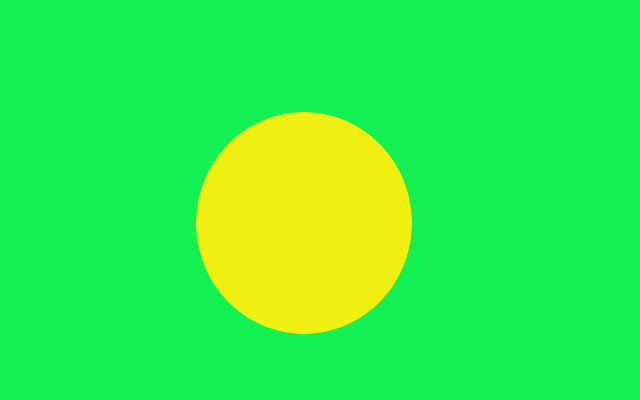
//> input picture code/assets/simple.png, 640 x 400 px
$ ./main ../assets/simple.png ../assets/simple.png out.png   (built with g++ and OpenCV 4)
//> lines starting //> are read from the running program, lines starting //| are printed output that depends on the picture
#include <opencv2/opencv.hpp>
#include <fstream>
#include <vector>
#include <queue>

using namespace cv;
using namespace std;


/*
 * COMP 6651 P#1: Vigneswar Mourouguessin
 *
 */


int Threshold = 0.5;
int c;
bool Marker = false;
int max_val = 3000000;
ofstream output("output.txt");

struct axis {
  int x_axis;
  int y_axis;
  string type;

};


//Add vector weights to paths
void Add_val_cost(vector<vector<pair<int, int> > > &adj, int row, int col, int value) {

    int counter=0;
    vector<pair<int,int> >  &vec = adj.at(row);
    bool flag=false;

    if(value == 3)
    {
    ::c++;
    }
    vec.push_back(make_pair(col,value));
    counter++;

}


//Setting Foreground weights
void setForeGround(vector < int > &src,vector<axis> &ForeGround,int width,vector< vector<pair<int,int> > > &adj,int Pixel_count)
{
  int vals=0;
  int position=1;
  for (int index = 0; index < ForeGround.size() ; ++index)
  {
      vals=0;
      vals=(ForeGround.at(index).y_axis*width)+(ForeGround.at(index).x_axis)+position;
      src.push_back(vals);
      Add_val_cost(adj,vals,Pixel_count-1,3000000);
  }
 }

//Setting Background weights
void setBackground(vector < int > &des,vector<axis> &Background,int width,vector< vector<pair<int,int> > > &adj,int Pixel_count)
{
  int vals=0;
  int position=1;
  for (int index = 0; index < Background.size() ; ++index)
  {
    vals=0;
    vals=(Background.at(index).y_axis*width)+(Background.at(index).x_axis)+position;
    des.push_back(vals);
    Add_val_cost(adj,0,vals,3000000);
  }
}

//Finding Match
// [42 lines left out: functions find_Val, Reset_vector, Add_Source, not called in this run]

//Resting Queue
void Empty_queue(queue<int> &queue)
{
    while (!queue.empty()) {
        queue.pop();
      }

}

//Update Values
// [50 lines left out: functions update_Val, print_vector, Pixelcount, not called in this run]

//finding Route
bool Search_route(vector<vector<pair<int,int> > > &rAdj, int source, int target, int *parent, int V,Mat &out) {

    bool *Rechable= new bool[V]();
    queue<int> Vqueue;
    int temp;
    int f,item,queue_C;
    vector<pair<int,int> > vectorPairs;
    pair<int,int> pairs;
    queue<int> Search_queue;
    Vqueue.push(source);
    Rechable[source] = true;
    parent[source] = -1;


    if(!(::Marker))
   {
    while (!Vqueue.empty())
    {
        item = Vqueue.front();
        Vqueue.pop();
        vectorPairs = rAdj.at(item);

        for (int i=0; i<vectorPairs.size(); i++)
        {
            pairs = vectorPairs.at(i);
            f= pairs.first;
            Search_queue.push(f);

            if(!Rechable[f])
              {
                 temp = find_Val(rAdj,item,f,out);
		    if (temp > 0)
		    {
		        parent[f] = item;
		        Rechable[f] = true;
		        Vqueue.push(f);
		        queue_C++;
		    }
             }
        }

        if(Rechable[target])
            break;
    }

  }
    Empty_queue(Search_queue);
    return Rechable[target];
}

//Finding min
// [42 lines left out: functions getMinval, Update_Residual, not called in this run]


//Coloring Output
void Set_Out_Image(int V,Mat &out,bool *Rechable)
{

    int x_axis, y_axis;
    int width = out.cols;
    int bcount=0,fcount=0;

    for (int index = 1; index < V; ++index)
    {
        x_axis = (index-1) / width;
        y_axis = (index-1) % width;

	    if (Rechable[index] == true)
	    {
	    //BackGround b-g-r
	    Vec3b v1;
	    v1[0] = 0;
	    v1[1] = 0;
	    v1[2] = 0;
	    bcount++;
	    out.at<Vec3b>(x_axis, y_axis) = v1;
	    }
	    else
	    {
	    //ForeGround b-g-r
	    Vec3b v2;
	    v2[0] = 255;
	    v2[1] = 255;
	    v2[2] = 255;
	    fcount++;
	    out.at<Vec3b>(x_axis, y_axis) = v2;
	    }
    }

}


//finding Max
// [14 lines left out: function FindMax, not called in this run]


//Perform Operations
void Compute(vector<vector<pair<int,int> > > &adj, int source, int sink, int V, Mat &out)
{
    int u, v,temp;
    int count = 0;
    vector<vector<pair<int,int> > > rAdj(adj);
    int *route = new int[V];
    int Value=0;
    int queue_C=0;

    bool *Rechable = new bool[V]();
    queue<int> Vqueue;
    int item,f;
    vector<pair<int,int> > vectorPairs;
    pair<int,int> Vpair;
    queue<int> Search_queue;

    if(::Marker)
    {
     //Inside Search route
      while ( ::Marker )
     {
        ::Marker = false;

        while (Search_route(rAdj, source, sink, route, V,out))
        {

        int min_val = ::max_val;
        for (v = sink; v != source; v = route[v])
        {
            u = route[v];
            temp= find_Val(adj,u,v,out);
            min_val = getMinval(min_val, temp,count);

        }

	Update_Residual(sink,source,route,min_val,rAdj,count,out);
	count++;
        ::Marker=true;
      }
    }

 //Finding Reachable elements
    Vqueue.push(source);
    Rechable[source] = true;

   if(!(::Marker))
   {
    while (!Vqueue.empty())
    {

        item = Vqueue.front();
        Vqueue.pop();
        vectorPairs = rAdj.at(item);

        for (int i=0; i<vectorPairs.size(); i++)
        {
            Vpair = vectorPairs.at(i);
            f= Vpair.first;
            Search_queue.push(f);

           if(!Rechable[f] )
           {
               temp = find_Val(rAdj,item,f,out) ;

            if (temp> 0)
             {

                Rechable[f] = true;
                Vqueue.push(f);
                queue_C++;
            }
          }
       }
     }

    }

    //Setting Output
    Set_Out_Image(V,out,Rechable);

    //reset values
    delete route;
    Empty_queue(Vqueue);
    delete Rechable;
    Empty_queue(Search_queue);
    return;
  }

}


//assign weights
void check_level(int out,int pixel,int pixel2,vector< vector<pair<int,int> > > &adj)
{
  if(out==(::Threshold))
    {
    Add_val_cost(adj,pixel,pixel2,3000000);
    }
   else
     {
   Add_val_cost(adj,pixel,pixel2,3);
      }
}


void UpdateWeights(vector<vector<pair<int,int> > > &adj, int height, int width, Mat &Blur)
{

    int position =1;
    int counter = 0;
    int Pixel_count = height*width ;

    for (int i = 0; i < height; i++)
     {
     for (int j = 0; j < width; j++)
     {
      int pixel = position + i * width + j ;
      int pixel2=0;
      counter++;

      //check pixelleft
      if(j-1>=0)
      {
        //output<< "Inside left---";
        pixel2 = position+(i * width + (j - 1));
        int out = (Blur.at<uchar>(i,j) - Blur.at<uchar>(i, j-1));
        check_level(out,pixel, pixel2 ,adj);
      }

      //check pixelright
      if(j+1<width)
      {
        //output<< "Inside right---";
        pixel2= position + (i * width + (j + 1));
        int out = (Blur.at<uchar>(i,j) - Blur.at<uchar>(i, j+1));
        check_level(out,pixel, pixel2 ,adj);
      }

      //check pixeltop
      if(i-1>=0)
      {  // output<< "Inside top---";
      	pixel2= position+((i - 1) * width + j);
      	int out = (Blur.at<uchar>(i,j) - Blur.at<uchar>(i-1, j));
        check_level(out,pixel, pixel2 ,adj);
      }

      //check piextbottom
      if(i+1<height)
      {
        //output<< "Inside bottom---";
        pixel2= position+((i + 1) * width + j);
        int out = (Blur.at<uchar>(i,j) - Blur.at<uchar>(i+1, j));
        check_level(out,pixel, pixel2 ,adj);
      }

   }

   }

}


//Storing values from Config
// [19 lines left out: function getInput, not called in this run]


int main(int argc, char **argv) {


    if (argc != 4) {
        cout << "Usage: ../seg input_image initialization_file output_mask" << endl;
        return -1;
    }

    // Load the input image
    Mat in_image;
    in_image = imread(argv[1]/*, CV_LOAD_IMAGE_COLOR*/);
//> in_image is the input picture: 400 rows x 640 cols, CV_8UC3; mean B, G, R 71.8, 240.6, 50.7

    if (!in_image.data) {
        cout << "Could not load input image!!!" << endl;
        return -1;
    }

    if (in_image.channels() != 3) {
        cout << "Image does not have 3 channels!!! " << in_image.depth() << endl;
        return -1;
    }

    // the output image
    Mat out_image = in_image.clone();

    ifstream f(argv[2]);
    if (!f) {
        cout << "Could not load initial mask file!!!" << endl;
        return -1;
    }

    int width = in_image.cols;
//> width = 640
    int height = in_image.rows;
//> height = 400
    vector < int > src;
    vector < int > des;
    int Pixel_count = (height * width)+2;
//> Pixel_count = 256002

    //reading config file
    int n;
    f>>n;
//> n = 0
    int source =0;
    int sink =Pixel_count-1;
//> sink = 256001
    vector< vector<pair<int,int> > > adj(Pixel_count);
    Mat output(in_image.rows, in_image.cols, in_image.type());
   //setting image markers
    vector<axis> ForeGround;
    vector<axis> Background;

   // get the initil pixels
    for(int i=0;i<n;++i){
        int x, y, t;
        f>>x>>y>>t;

        if(x<0 || x>=width || y<0 || y>=height){
            cout<<"Invalid pixel mask!"<<endl;
            return -1;
        }

        getInput(x,y,ForeGround,Background,t);

    }
//> this loop made 0 passes
//> after the loop, ForeGround = 0 items; Background = 0 items

    //Convert Image to Gray
    int ddepth = CV_16S;
    Mat Blur, gray;
    Mat srcc, src_gray;
    srcc = in_image.clone();
    cvtColor(srcc, src_gray, CV_BGR2GRAY);
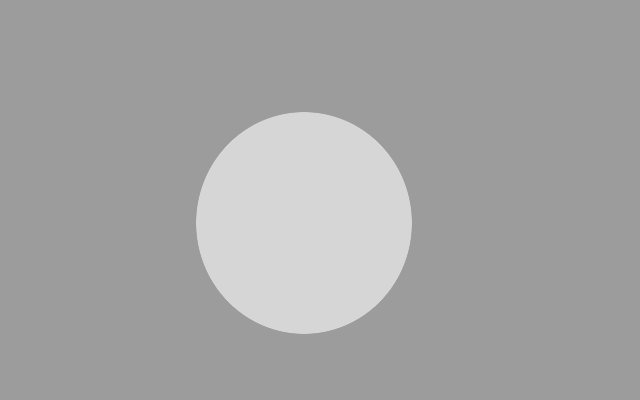
//> src_gray: 400 rows x 640 cols, CV_8UC1; min 156, max 214, mean 164.5
    cvtColor(in_image, gray, CV_BGR2GRAY);
    Mat _x, _y;
    Mat abs__x, abs__y;
    Sobel(src_gray, _x, ddepth, 1, 0, 3, 1, 0, BORDER_DEFAULT);
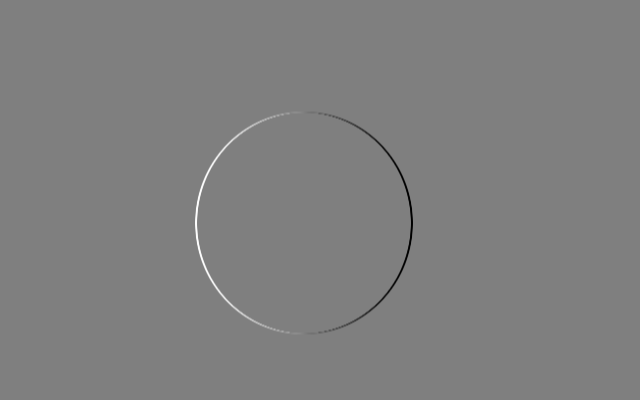
//> _x: 400 rows x 640 cols, CV_16SC1; min -232, max 232, mean 0; drawn with min black and max white
    Sobel(src_gray, _y, ddepth, 0, 1, 3, 1, 0, BORDER_DEFAULT);
    convertScaleAbs(_x, abs__x);
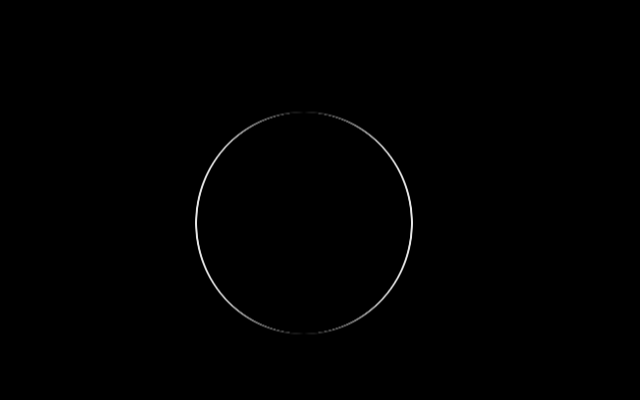
//> abs__x: 400 rows x 640 cols, CV_8UC1; min 0, max 232, mean 0.8
    convertScaleAbs(_y, abs__y);
    addWeighted(abs__x, 0.5, abs__y, 0.5, 0, Blur);
    ::Marker = true;


    //SetAndUpdateWeights
    UpdateWeights(adj, height, width, gray);
//> the loop in UpdateWeights, `for (int i = 0; i < height; i++)` made 400 passes
//> counter on passes 1 to 3: 640, 1280, 1920
//> after the loop in UpdateWeights, `for (int i = 0; i < height; i++)`: counter = 256000
    setForeGround(src,ForeGround,width,adj,Pixel_count);
    setBackground(des,Background,width,adj,Pixel_count);

    //print_vector(adj);
    Compute(adj, source, sink, Pixel_count, output);
//> after the loop in Compute, `while ( ::Marker )`: out: 400 rows x 640 cols, CV_8UC3; every value is 0
//> after the loop in Set_Out_Image, `for (int index = 1; index < V; ++index)`: out: 400 rows x 640 cols, CV_8UC3; every value is 255
    out_image = output.clone();

    // write it on disk
    imwrite(argv[3], out_image);
    namedWindow( "Original image", WINDOW_AUTOSIZE );
    namedWindow( "Show Marked Pixels", WINDOW_AUTOSIZE );
    imshow( "Original image", in_image );
    imshow( "Show Marked Pixels", out_image );
    waitKey(0);
    return 0;
}
